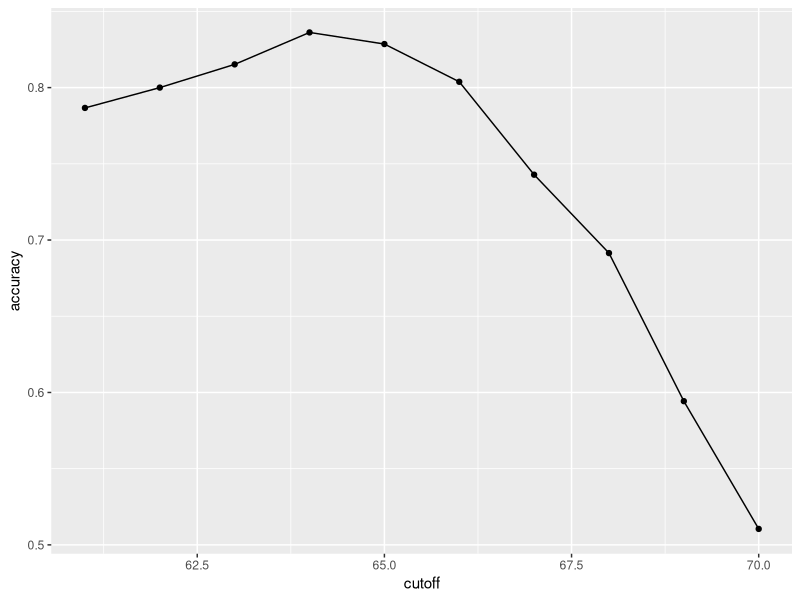
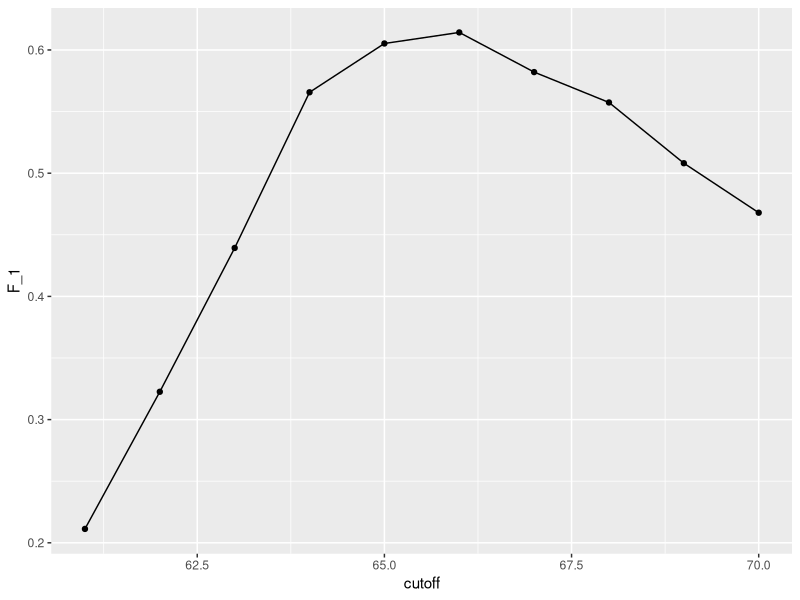
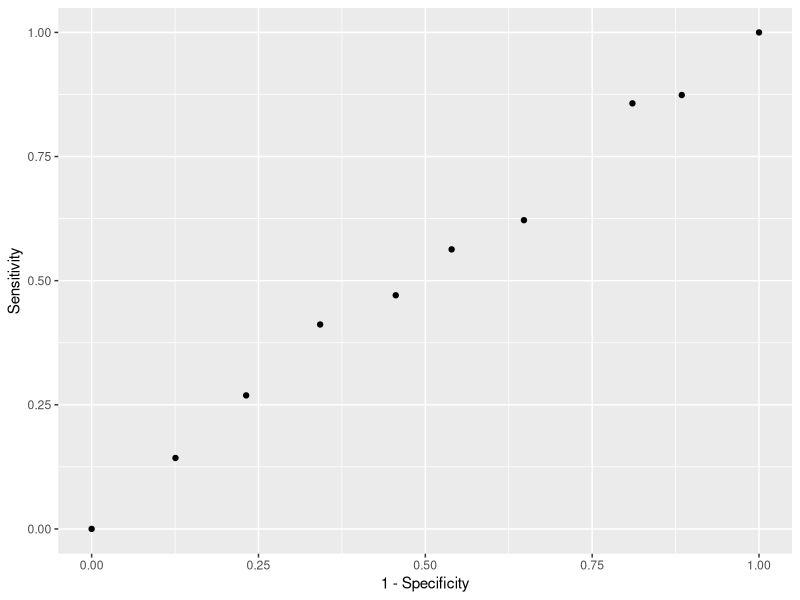
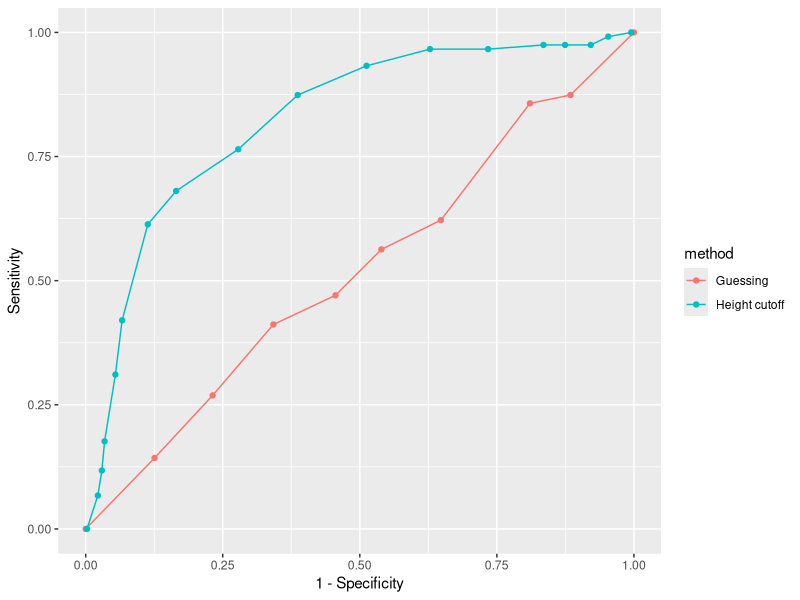
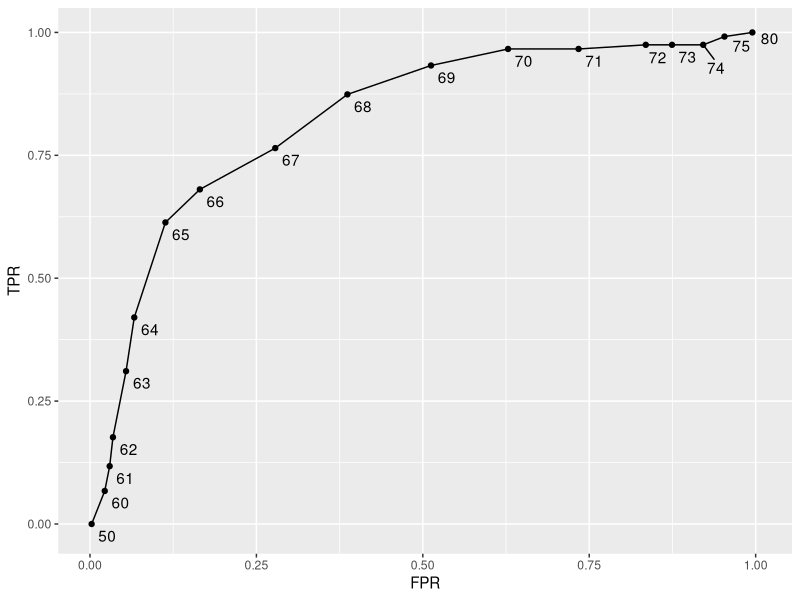
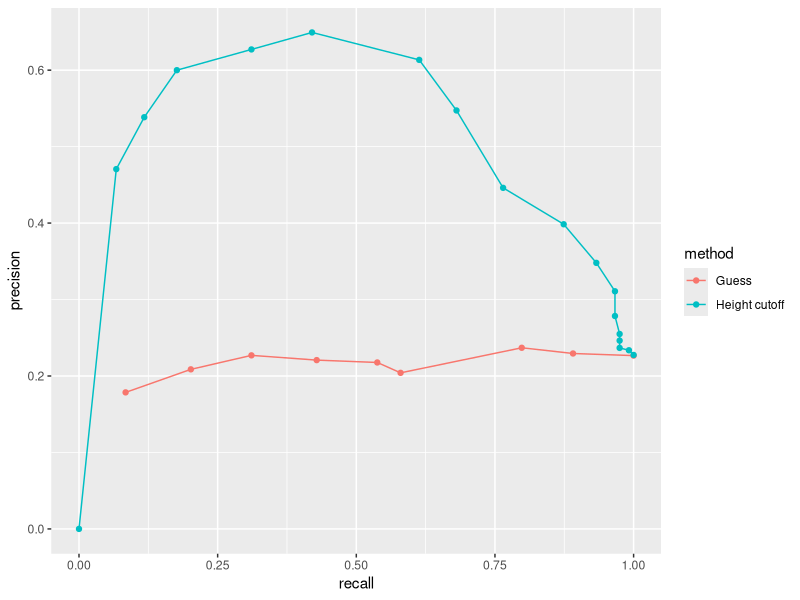
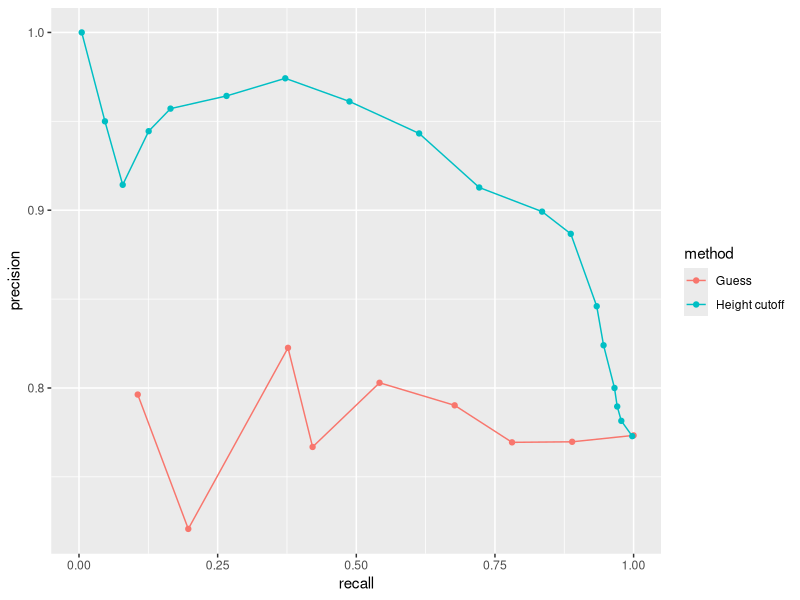

Generate these figures, in order, with R:
library(tidyverse)
library(caret)
library(dslabs)
data(heights)

# define the outcome and predictors
y <- heights$sex
x <- heights$height

# generate training and test sets
set.seed(2, sample.kind = "Rounding") # if using R 3.5 or earlier, remove the sample.kind argument
test_index <- createDataPartition(y, times = 1, p = 0.5, list = FALSE)
test_set <- heights[test_index, ]
train_set <- heights[-test_index, ]

# guess the outcome
y_hat <- sample(c("Male", "Female"), length(test_index), replace = TRUE)
y_hat <- sample(c("Male", "Female"), length(test_index), replace = TRUE) %>% 
  factor(levels = levels(test_set$sex))

# compute accuracy
mean(y_hat == test_set$sex)
heights %>% group_by(sex) %>% summarize(mean(height), sd(height))
y_hat <- ifelse(x > 62, "Male", "Female") %>% factor(levels = levels(test_set$sex))
mean(y == y_hat)

# examine the accuracy of 10 cutoffs
cutoff <- seq(61, 70)
accuracy <- map_dbl(cutoff, function(x){
  y_hat <- ifelse(train_set$height > x, "Male", "Female") %>% 
    factor(levels = levels(test_set$sex))
  mean(y_hat == train_set$sex)
})
data.frame(cutoff, accuracy) %>% 
  ggplot(aes(cutoff, accuracy)) + 
  geom_point() + 
  geom_line() 
max(accuracy)

best_cutoff <- cutoff[which.max(accuracy)]
best_cutoff

y_hat <- ifelse(test_set$height > best_cutoff, "Male", "Female") %>% 
  factor(levels = levels(test_set$sex))
y_hat <- factor(y_hat)
mean

#Section "Confusion Matrix"
# tabulate each combination of prediction and actual value
table(predicted = y_hat, actual = test_set$sex)
test_set %>% 
  mutate(y_hat = y_hat) %>%
  group_by(sex) %>% 
  summarize(accuracy = mean(y_hat == sex))
prev <- mean(y == "Male")

confusionMatrix(data = y_hat, reference = test_set$sex)

# Section=Balaced Accurracy and F1 Score
# maximize F-score
cutoff <- seq(61, 70)
F_1 <- map_dbl(cutoff, function(x){
  y_hat <- ifelse(train_set$height > x, "Male", "Female") %>% 
    factor(levels = levels(test_set$sex))
  F_meas(data = y_hat, reference = factor(train_set$sex))
})

data.frame(cutoff, F_1) %>% 
  ggplot(aes(cutoff, F_1)) + 
  geom_point() + 
  geom_line()

max(F_1)

best_cutoff <- cutoff[which.max(F_1)]
best_cutoff

y_hat <- ifelse(test_set$height > best_cutoff, "Male", "Female") %>% 
  factor(levels = levels(test_set$sex))
sensitivity(data = y_hat, reference = test_set$sex)
specificity(data = y_hat, reference = test_set$sex)

#Section = Prevalence matters in practice > high sensitivity and specificity may not be useful in practice when prevalence is close to either 0 or 1. For example, if you develop an algorithm for disease diagnosis with very high sensitivity, but the prevalence of the disease is pretty low, then the precision of your algorithm is probably very low based on Bayes' theorem.
#Section ROC and prercision-recall curves
p <- 0.9
n <- length(test_index)
y_hat <- sample(c("Male", "Female"), n, replace = TRUE, prob=c(p, 1-p)) %>% 
  factor(levels = levels(test_set$sex))
mean(y_hat == test_set$sex)

# ROC curve
probs <- seq(0, 1, length.out = 10)
guessing <- map_df(probs, function(p){
  y_hat <- 
    sample(c("Male", "Female"), n, replace = TRUE, prob=c(p, 1-p)) %>% 
    factor(levels = c("Female", "Male"))
  list(method = "Guessing",
       FPR = 1 - specificity(y_hat, test_set$sex),
       TPR = sensitivity(y_hat, test_set$sex))
})
guessing %>% qplot(FPR, TPR, data =., xlab = "1 - Specificity", ylab = "Sensitivity")

cutoffs <- c(50, seq(60, 75), 80)
height_cutoff <- map_df(cutoffs, function(x){
  y_hat <- ifelse(test_set$height > x, "Male", "Female") %>% 
    factor(levels = c("Female", "Male"))
  list(method = "Height cutoff",
       FPR = 1-specificity(y_hat, test_set$sex),
       TPR = sensitivity(y_hat, test_set$sex))
})

# plot both curves together
bind_rows(guessing, height_cutoff) %>%
  ggplot(aes(FPR, TPR, color = method)) +
  geom_line() +
  geom_point() +
  xlab("1 - Specificity") +
  ylab("Sensitivity")

library(ggrepel)
map_df(cutoffs, function(x){
  y_hat <- ifelse(test_set$height > x, "Male", "Female") %>% 
    factor(levels = c("Female", "Male"))
  list(method = "Height cutoff",
       cutoff = x, 
       FPR = 1-specificity(y_hat, test_set$sex),
       TPR = sensitivity(y_hat, test_set$sex))
}) %>%
  ggplot(aes(FPR, TPR, label = cutoff)) +
  geom_line() +
  geom_point() +
  geom_text_repel(nudge_x = 0.01, nudge_y = -0.01)

# plot precision against recall
guessing <- map_df(probs, function(p){
  y_hat <- sample(c("Male", "Female"), length(test_index), 
                  replace = TRUE, prob=c(p, 1-p)) %>% 
    factor(levels = c("Female", "Male"))
  list(method = "Guess",
       recall = sensitivity(y_hat, test_set$sex),
       precision = precision(y_hat, test_set$sex))
})

height_cutoff <- map_df(cutoffs, function(x){
  y_hat <- ifelse(test_set$height > x, "Male", "Female") %>% 
    factor(levels = c("Female", "Male"))
  list(method = "Height cutoff",
       recall = sensitivity(y_hat, test_set$sex),
       precision = precision(y_hat, test_set$sex))
})

bind_rows(guessing, height_cutoff) %>%
  ggplot(aes(recall, precision, color = method)) +
  geom_line() +
  geom_point()
guessing <- map_df(probs, function(p){
  y_hat <- sample(c("Male", "Female"), length(test_index), replace = TRUE, 
                  prob=c(p, 1-p)) %>% 
    factor(levels = c("Male", "Female"))
  list(method = "Guess",
       recall = sensitivity(y_hat, relevel(test_set$sex, "Male", "Female")),
       precision = precision(y_hat, relevel(test_set$sex, "Male", "Female")))
})

height_cutoff <- map_df(cutoffs, function(x){
  y_hat <- ifelse(test_set$height > x, "Male", "Female") %>% 
    factor(levels = c("Male", "Female"))
  list(method = "Height cutoff",
       recall = sensitivity(y_hat, relevel(test_set$sex, "Male", "Female")),
       precision = precision(y_hat, relevel(test_set$sex, "Male", "Female")))
})
bind_rows(guessing, height_cutoff) %>%
  ggplot(aes(recall, precision, color = method)) +
  geom_line() +
  geom_point()
